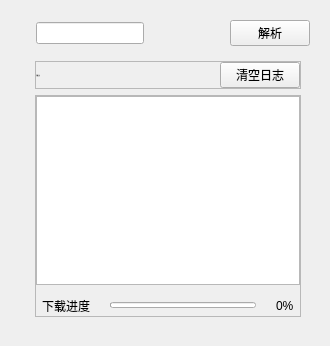
      <widget class="QWidget" name="pageResolve">
       <layout class="QGridLayout" name="gridLayout">
        <item row="0" column="0">
         <widget class="QFrame" name="frmPageResolve">
          <property name="styleSheet">
           <string notr="true"/>
          </property>
          <layout class="QVBoxLayout" name="verticalLayout_5">
           <item>
            <layout class="QHBoxLayout" name="lytHBannar" stretch="5,4,0">
             <property name="leftMargin">
              <number>16</number>
             </property>
             <item>
              <widget class="QLineEdit" name="edtUrl">
               <property name="text">
                <string/>
               </property>
              </widget>
             </item>
             <item>
              <spacer name="horizontalSpacer">
               <property name="orientation">
                <enum>Qt::Orientation::Horizontal</enum>
               </property>
               <property name="sizeType">
                <enum>QSizePolicy::Policy::Maximum</enum>
               </property>
               <property name="sizeHint" stdset="0">
                <size>
                 <width>80</width>
                 <height>20</height>
                </size>
               </property>
              </spacer>
             </item>
             <item>
              <widget class="QPushButton" name="btnCrap">
               <property name="cursor">
                <cursorShape>PointingHandCursor</cursorShape>
               </property>
               <property name="text">
                <string>解析</string>
               </property>
              </widget>
             </item>
            </layout>
           </item>
           <item>
            <layout class="QHBoxLayout" name="horizontalLayout_11">
             <item>
              <widget class="QWidget" name="wgtLeft" native="true">
               <layout class="QVBoxLayout" name="verticalLayout_4">
                <property name="leftMargin">
                 <number>0</number>
                </property>
                <property name="rightMargin">
                 <number>0</number>
                </property>
                <property name="bottomMargin">
                 <number>0</number>
                </property>
               </layout>
              </widget>
             </item>
             <item>
              <widget class="QWidget" name="wgtRight" native="true">
               <layout class="QVBoxLayout" name="verticalLayout">
                <item>
                 <widget class="QFrame" name="frmLog">
                  <property name="frameShape">
                   <enum>QFrame::Shape::StyledPanel</enum>
                  </property>
                  <property name="frameShadow">
                   <enum>QFrame::Shadow::Raised</enum>
                  </property>
                  <layout class="QHBoxLayout" name="horizontalLayout">
                   <property name="spacing">
                    <number>0</number>
                   </property>
                   <property name="leftMargin">
                    <number>0</number>
                   </property>
                   <property name="topMargin">
                    <number>0</number>
                   </property>
                   <property name="rightMargin">
                    <number>0</number>
                   </property>
                   <property name="bottomMargin">
                    <number>0</number>
                   </property>
                   <item>
                    <layout class="QHBoxLayout" name="lytHLog">
                     <item>
                      <widget class="QLabel" name="lblLogTitle">
                       <property name="font">
                        <font>
                         <family>-apple-system</family>
                         <pointsize>-1</pointsize>
                         <fontweight>DemiBold</fontweight>
                        </font>
                       </property>
                       <property name="text">
                        <string>下载日志</string>
                       </property>
                      </widget>
                     </item>
                     <item>
                      <spacer name="spcHLog">
                       <property name="orientation">
                        <enum>Qt::Orientation::Horizontal</enum>
                       </property>
                       <property name="sizeHint" stdset="0">
                        <size>
                         <width>40</width>
                         <height>20</height>
                        </size>
                       </property>
                      </spacer>
                     </item>
                     <item>
                      <widget class="QPushButton" name="btnClearLog">
                       <property name="cursor">
                        <cursorShape>PointingHandCursor</cursorShape>
                       </property>
                       <property name="text">
                        <string>清空日志</string>
                       </property>
                       <property name="icon">
                        <iconset resource="resources.qrc">
                         <normaloff>:/icons/clear.png</normaloff>:/icons/clear.png</iconset>
                       </property>
                      </widget>
                     </item>
                    </layout>
                   </item>
                  </layout>
                 </widget>
                </item>
                <item>
                 <layout class="QVBoxLayout" name="lytVTbw" stretch="5">
                  <item>
                   <widget class="QFrame" name="frmTbw">
                    <property name="frameShape">
                     <enum>QFrame::Shape::StyledPanel</enum>
                    </property>
                    <property name="frameShadow">
                     <enum>QFrame::Shadow::Raised</enum>
                    </property>
                    <layout class="QVBoxLayout" name="verticalLayout_11" stretch="9,1">
                     <property name="spacing">
                      <number>10</number>
                     </property>
                     <property name="leftMargin">
                      <number>0</number>
                     </property>
                     <property name="topMargin">
                      <number>0</number>
                     </property>
                     <property name="rightMargin">
                      <number>0</number>
                     </property>
                     <property name="bottomMargin">
                      <number>0</number>
                     </property>
                     <item>
                      <widget class="QTextBrowser" name="tbwLog">
                       <property name="html">
                        <string>&lt;!DOCTYPE HTML PUBLIC &quot;-//W3C//DTD HTML 4.0//EN&quot; &quot;http://www.w3.org/TR/REC-html40/strict.dtd&quot;&gt;
&lt;html&gt;&lt;head&gt;&lt;meta name=&quot;qrichtext&quot; content=&quot;1&quot; /&gt;&lt;meta charset=&quot;utf-8&quot; /&gt;&lt;style type=&quot;text/css&quot;&gt;
p, li { white-space: pre-wrap; }
hr { height: 1px; border-width: 0; }
li.unchecked::marker { content: &quot;\2610&quot;; }
li.checked::marker { content: &quot;\2612&quot;; }
&lt;/style&gt;&lt;/head&gt;&lt;body style=&quot; font-family:'-apple-system','BlinkMacSystemFont','Segoe UI','Roboto','Helvetica','Arial','sans-serif'; font-size:9pt; font-weight:400; font-style:normal;&quot;&gt;
&lt;p style=&quot;-qt-paragraph-type:empty; margin-top:0px; margin-bottom:0px; margin-left:0px; margin-right:0px; -qt-block-indent:0; text-indent:0px; font-family:'Consolas','Monaco','Menlo','DejaVu Sans Mono','Liberation Mono','Courier New','monospace'; font-size:10pt;&quot;&gt;&lt;br /&gt;&lt;/p&gt;&lt;/body&gt;&lt;/html&gt;</string>
                       </property>
                      </widget>
                     </item>
                     <item>
                      <layout class="QHBoxLayout" name="lytHProgress">
                       <property name="spacing">
                        <number>20</number>
                       </property>
                       <property name="leftMargin">
                        <number>6</number>
                       </property>
                       <property name="rightMargin">
                        <number>6</number>
                       </property>
                       <item>
                        <widget class="QLabel" name="lblProgressTitle">
                         <property name="text">
                          <string>下载进度</string>
                         </property>
                        </widget>
                       </item>
                       <item>
                        <widget class="QProgressBar" name="pbarDownload">
                         <property name="maximumSize">
                          <size>
                           <width>16777215</width>
                           <height>6</height>
                          </size>
                         </property>
                         <property name="value">
                          <number>0</number>
                         </property>
                         <property name="textVisible">
                          <bool>false</bool>
                         </property>
                         <property name="invertedAppearance">
                          <bool>false</bool>
                         </property>
                         <property name="textDirection">
                          <enum>QProgressBar::Direction::BottomToTop</enum>
                         </property>
                        </widget>
                       </item>
                       <item>
                        <widget class="QLabel" name="lblProgress">
                         <property name="text">
                          <string>0%</string>
                         </property>
                        </widget>
                       </item>
                      </layout>
                     </item>
                    </layout>
                   </widget>
                  </item>
                 </layout>
                </item>
               </layout>
              </widget>
             </item>
            </layout>
           </item>
          </layout>
         </widget>
        </item>
       </layout>
      </widget>
